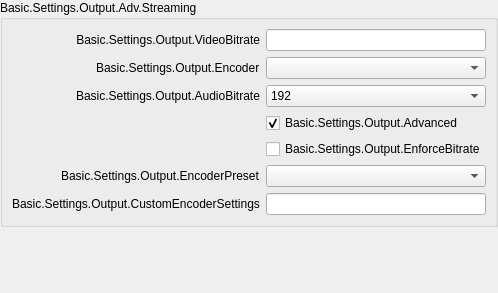
               <widget class="QWidget" name="easyOutputsPage">
                <layout class="QVBoxLayout" name="verticalLayout_3">
                 <property name="leftMargin">
                  <number>0</number>
                 </property>
                 <property name="topMargin">
                  <number>0</number>
                 </property>
                 <property name="rightMargin">
                  <number>0</number>
                 </property>
                 <property name="bottomMargin">
                  <number>0</number>
                 </property>
                 <item>
                  <widget class="QGroupBox" name="groupBox_8">
                   <property name="sizePolicy">
                    <sizepolicy hsizetype="Preferred" vsizetype="Maximum">
                     <horstretch>0</horstretch>
                     <verstretch>0</verstretch>
                    </sizepolicy>
                   </property>
                   <property name="title">
                    <string>Basic.Settings.Output.Adv.Streaming</string>
                   </property>
                   <layout class="QFormLayout" name="formLayout_20">
                    <property name="fieldGrowthPolicy">
                     <enum>QFormLayout::AllNonFixedFieldsGrow</enum>
                    </property>
                    <property name="labelAlignment">
                     <set>Qt::AlignRight|Qt::AlignTrailing|Qt::AlignVCenter</set>
                    </property>
                    <item row="0" column="0">
                     <widget class="QLabel" name="label_19">
                      <property name="minimumSize">
                       <size>
                        <width>170</width>
                        <height>0</height>
                       </size>
                      </property>
                      <property name="text">
                       <string>Basic.Settings.Output.VideoBitrate</string>
                      </property>
                      <property name="alignment">
                       <set>Qt::AlignRight|Qt::AlignTrailing|Qt::AlignVCenter</set>
                      </property>
                      <property name="buddy">
                       <cstring>simpleOutputVBitrate</cstring>
                      </property>
                     </widget>
                    </item>
                    <item row="0" column="1">
                     <widget class="QLineEdit" name="simpleOutputVBitrate">
                      <property name="enabled">
                        <bool>true</bool>
                      </property>
                     </widget>
                    </item>
                    <item row="2" column="0">
                     <widget class="QLabel" name="label_20">
                      <property name="text">
                       <string>Basic.Settings.Output.AudioBitrate</string>
                      </property>
                      <property name="buddy">
                       <cstring>simpleOutputABitrate</cstring>
                      </property>
                     </widget>
                    </item>
                    <item row="2" column="1">
                     <widget class="QComboBox" name="simpleOutputABitrate">
                      <property name="currentIndex">
                       <number>8</number>
                      </property>
                      <item>
                       <property name="text">
                        <string>32</string>
                       </property>
                      </item>
                      <item>
                       <property name="text">
                        <string>48</string>
                       </property>
                      </item>
                      <item>
                       <property name="text">
                        <string>64</string>
                       </property>
                      </item>
                      <item>
                       <property name="text">
                        <string>80</string>
                       </property>
                      </item>
                      <item>
                       <property name="text">
                        <string>96</string>
                       </property>
                      </item>
                      <item>
                       <property name="text">
                        <string>112</string>
                       </property>
                      </item>
                      <item>
                       <property name="text">
                        <string>128</string>
                       </property>
                      </item>
                      <item>
                       <property name="text">
                        <string>160</string>
                       </property>
                      </item>
                      <item>
                       <property name="text">
                        <string>192</string>
                       </property>
                      </item>
                      <item>
                       <property name="text">
                        <string>256</string>
                       </property>
                      </item>
                      <item>
                       <property name="text">
                        <string>320</string>
                       </property>
                      </item>
                     </widget>
                    </item>
                    <item row="3" column="1">
                     <widget class="QCheckBox" name="simpleOutAdvanced">
                      <property name="text">
                       <string>Basic.Settings.Output.Advanced</string>
                      </property>
                      <property name="checked">
                       <bool>true</bool>
                      </property>
                     </widget>
                    </item>
                    <item row="5" column="1">
                     <widget class="QComboBox" name="simpleOutPreset"/>
                    </item>
                    <item row="5" column="0">
                     <widget class="QLabel" name="label_24">
                      <property name="enabled">
                       <bool>true</bool>
                      </property>
                      <property name="text">
                       <string>Basic.Settings.Output.EncoderPreset</string>
                      </property>
                      <property name="buddy">
                       <cstring>simpleOutPreset</cstring>
                      </property>
                     </widget>
                    </item>
                    <item row="6" column="0">
                     <widget class="QLabel" name="label_23">
                      <property name="text">
                       <string>Basic.Settings.Output.CustomEncoderSettings</string>
                      </property>
                      <property name="buddy">
                       <cstring>simpleOutCustom</cstring>
                      </property>
                     </widget>
                    </item>
                    <item row="6" column="1">
                     <widget class="QLineEdit" name="simpleOutCustom"/>
                    </item>
                    <item row="4" column="1">
                     <widget class="QCheckBox" name="simpleOutEnforce">
                      <property name="text">
                       <string>Basic.Settings.Output.EnforceBitrate</string>
                      </property>
                     </widget>
                    </item>
                    <item row="1" column="1">
                     <widget class="QComboBox" name="simpleOutStrEncoder"/>
                    </item>
                    <item row="1" column="0">
                     <widget class="QLabel" name="simpleOutRecEncoderLabel_2">
                      <property name="text">
                       <string>Basic.Settings.Output.Encoder</string>
                      </property>
                     </widget>
                    </item>
                   </layout>
                  </widget>
                 </item>
                 <item>
                  <layout class="QVBoxLayout" name="simpleOutInfoLayout">
                   <property name="leftMargin">
                    <number>10</number>
                   </property>
                   <property name="topMargin">
                    <number>10</number>
                   </property>
                   <property name="rightMargin">
                    <number>10</number>
                   </property>
                   <property name="bottomMargin">
                    <number>10</number>
                   </property>
                  </layout>
                 </item>
                 <item>
                  <spacer name="verticalSpacer_2">
                   <property name="orientation">
                    <enum>Qt::Vertical</enum>
                   </property>
                   <property name="sizeHint" stdset="0">
                    <size>
                     <width>20</width>
                     <height>40</height>
                    </size>
                   </property>
                  </spacer>
                 </item>
                 <item alignment="Qt::AlignTop">
                  <widget class="QWidget" name="simpleOutputContainer" native="true">
                   <layout class="QVBoxLayout" name="verticalLayout_4">
                    <property name="leftMargin">
                     <number>0</number>
                    </property>
                    <property name="topMargin">
                     <number>0</number>
                    </property>
                    <property name="rightMargin">
                     <number>0</number>
                    </property>
                    <property name="bottomMargin">
                     <number>0</number>
                    </property>
                   </layout>
                  </widget>
                 </item>
                </layout>
               </widget>
